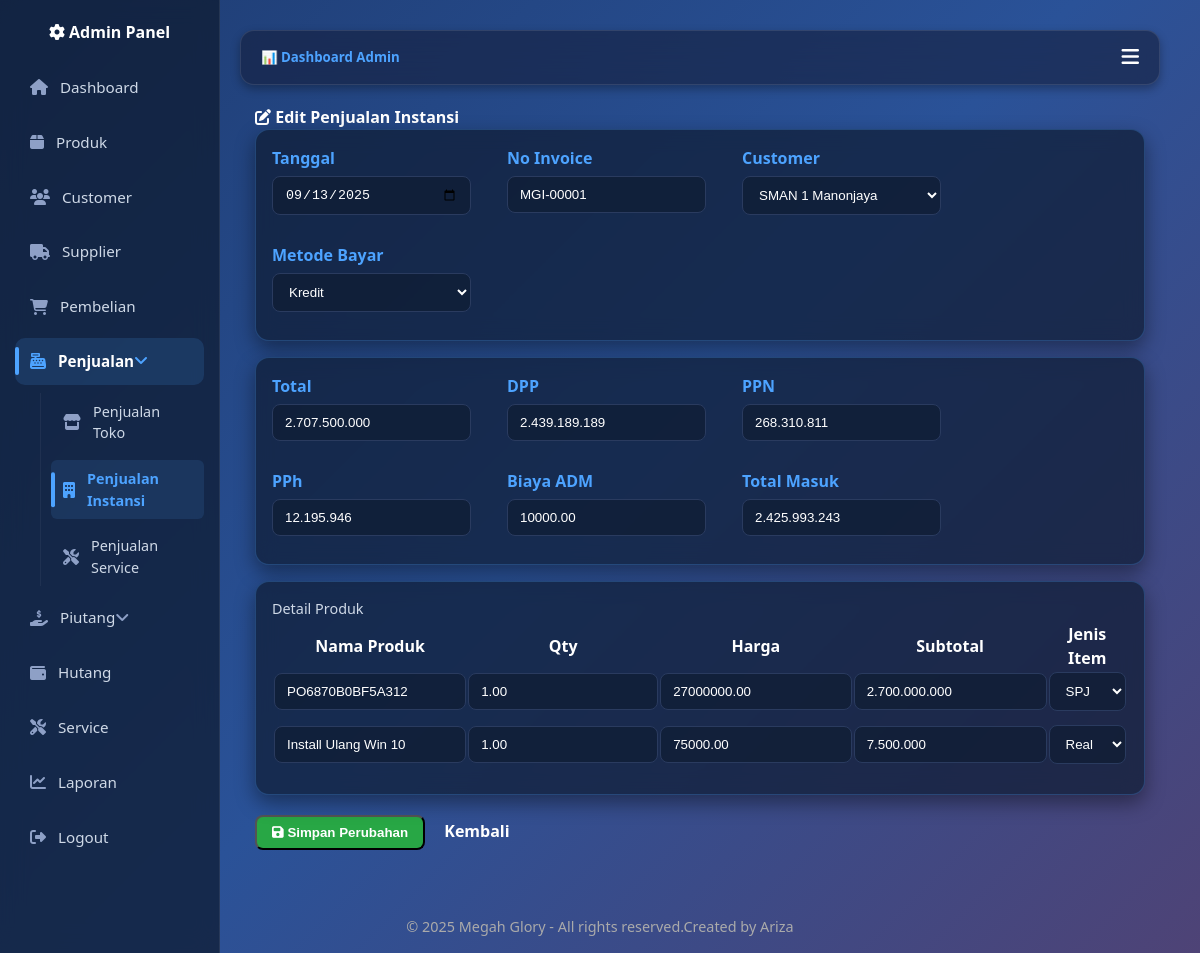
The app's page /Admin/Penjualan/instansi/edit.php?id=24 (signed in) with its own data.
### tables this page shows
CREATE TABLE `penjualan_instansi` (
  `id` int(11) NOT NULL,
  `no_invoice` varchar(30) NOT NULL,
  `tanggal` date NOT NULL,
  `customer_id` int(11) NOT NULL,
  `jenis_penjualan` enum('SPJ','Real','SPJ+Real') NOT NULL,
  `keterangan` text DEFAULT NULL,
  `total` decimal(15,2) DEFAULT 0.00,
  `dpp` decimal(15,2) DEFAULT 0.00,
  `ppn` decimal(15,2) DEFAULT 0.00,
  `pph` decimal(15,2) DEFAULT 0.00,
  `biaya_adm` decimal(15,2) DEFAULT 0.00,
  `total_masuk` decimal(15,2) DEFAULT 0.00,
  `status` enum('Lunas','Belum Lunas') DEFAULT 'Belum Lunas',
  `created_at` timestamp NOT NULL DEFAULT current_timestamp(),
  `updated_at` timestamp NOT NULL DEFAULT current_timestamp() ON UPDATE current_timestamp()
);

CREATE TABLE `customer` (
  `id` int(11) NOT NULL,
  `nama_customer` varchar(100) NOT NULL,
  `jenis` enum('Toko','Instansi') DEFAULT 'Toko',
  `alamat` text DEFAULT NULL,
  `no_telp` varchar(30) DEFAULT NULL,
  `email` varchar(100) DEFAULT NULL
);

CREATE TABLE `penjualan_instansi_detail` (
  `id` int(11) NOT NULL,
  `penjualan_id` int(11) NOT NULL,
  `produk_id` int(11) DEFAULT NULL,
  `nama_produk` varchar(100) NOT NULL,
  `qty` decimal(10,2) NOT NULL,
  `harga` decimal(15,2) NOT NULL,
  `subtotal` decimal(15,2) NOT NULL,
  `jenis_item` enum('SPJ','Real') NOT NULL,
  `keterangan` varchar(255) DEFAULT NULL
);

### Admin/Penjualan/instansi/edit.php (the view, shortened to what this page needs)
<?php
include "../../../config.php";
include "../../../header.php";
$id = intval($_GET['id']);
$stmt = $conn->prepare("SELECT * FROM penjualan_instansi WHERE id=?");
$stmt->bind_param("i",$id);
$stmt->execute();
$data = $stmt->get_result()->fetch_assoc();
$details = $conn->query("SELECT * FROM penjualan_instansi_detail WHERE penjualan_id=$id");
$customers = $conn->query("SELECT id,nama_customer FROM customer WHERE jenis='Instansi' ORDER BY nama_customer");
?>
<div class="container-fluid">
  <h4><i class="fa fa-edit"></i> Edit Penjualan Instansi</h4>
  <form method="post">
    <div class="card p-3 mb-3">
      <div class="row g-3">
        <div class="col-md-3">
          <label>Tanggal</label>
          <input type="date" name="tanggal" value="<?= $data['tanggal'] ?>" class="form-control" required>
        </div>
        <div class="col-md-3">
          <label>No Invoice</label>
          <input type="text" name="no_invoice" value="<?= $data['no_invoice'] ?>" class="form-control" required>
        </div>
        <div class="col-md-3">
          <label>Customer</label>
          <select name="customer_id" class="form-control" required>
            <?php while($c=$customers->fetch_assoc()): ?>
              <option value="<?= $c['id'] ?>" <?= $c['id']==$data['customer_id']?'selected':'' ?>>
                <?= htmlspecialchars($c['nama_customer']) ?>
              </option>
            <?php endwhile; ?>
          </select>
        </div>
        <div class="col-md-3">
          <label>Metode Bayar</label>
          <select name="metode_bayar" class="form-control">
            <option value="Kredit" <?= ($data['status']=='Belum Lunas')?'selected':'' ?>>Kredit</option>
          </select>
        </div>
      </div>
    </div>
    <div class="card p-3 mb-3">
      <div class="row g-3">
        <div class="col-md-3"><label>Total</label><input type="text" id="total" name="total" class="form-control" value="<?= $data['total'] ?>"></div>
        <div class="col-md-3"><label>DPP</label><input type="text" id="dpp" name="dpp" class="form-control" value="<?= $data['dpp'] ?>"></div>
        <div class="col-md-3"><label>PPN</label><input type="text" id="ppn" name="ppn" class="form-control" value="<?= $data['ppn'] ?>"></div>
        <div class="col-md-3"><label>PPh</label><input type="text" id="pph" name="pph" class="form-control" value="<?= $data['pph'] ?>"></div>
        <div class="col-md-3"><label>Biaya ADM</label><input type="text" id="biaya_adm" name="biaya_adm" class="form-control" value="<?= $data['biaya_adm'] ?>"></div>
        <div class="col-md-3"><label>Total Masuk</label><input type="text" id="total_masuk" name="total_masuk" class="form-control" value="<?= $data['total_masuk'] ?>"></div>
      </div>
    </div>
    <div class="card p-3 mb-3">
      <h6>Detail Produk</h6>
      <table class="table table-bordered" id="produkTable">
        <thead class="table-primary text-center">
          <tr>
            <th>Nama Produk</th>
            <th>Qty</th>
            <th>Harga</th>
            <th>Subtotal</th>
            <th>Jenis Item</th>
          </tr>
        </thead>
        <tbody>
          <?php while($d=$details->fetch_assoc()): ?>
          <tr>
            <td><input type="text" name="produk[]" value="<?= $d['nama_produk'] ?>" class="form-control"></td>
            <td><input type="number" name="qty[]" value="<?= $d['qty'] ?>" class="form-control qty"></td>
            <td><input type="text" name="harga[]" value="<?= $d['harga'] ?>" class="form-control harga"></td>
            <td><input type="text" name="subtotal[]" value="<?= $d['subtotal'] ?>" class="form-control subtotal" readonly></td>
            <td>
              <select name="jenis_item[]" class="form-control">
                <option value="SPJ" <?= $d['jenis_item']=='SPJ'?'selected':'' ?>>SPJ</option>
                <option value="Real" <?= $d['jenis_item']=='Real'?'selected':'' ?>>Real</option>
              </select>
            </td>
          </tr>
          <?php endwhile; ?>
        </tbody>
      </table>
    </div>
    <button type="submit" class="btn btn-success"><i class="fa fa-save"></i> Simpan Perubahan</button>
    <a href="index.php" class="btn btn-secondary">Kembali</a>
  </form>
</div>
<?php include "../../../footer.php"; ?>

### assets/css/base.css (style rules this page uses)
:root { --primary: #009688; --secondary: #6c757d; --success: #28a745; --danger: #dc3545; --warning: #ffc107; --info: #17a2b8; --light: #f8f9fa; --dark: #212529; --body-bg: #0a1930; --body-color: #ffffff; }
* { box-sizing: border-box; margin: 0; padding: 0; }
body { font-family: 'Segoe UI', sans-serif; background: linear-gradient(135deg, #1e3c72, #2a5298, #4e4376); color: var(--body-color); line-height: 1.5; }
a { text-decoration: none; color: inherit; }
.container-fluid { width: 100%; padding: 0 15px; margin: 0 auto; }
.row { display: flex; flex-wrap: wrap; margin-left: -10px; margin-right: -10px; }
.row > [class*="col-"] { padding-left: 10px; padding-right: 10px; }
@media (min-width: 768px) { .col-md-3 { flex: 0 0 25%; max-width: 25%; } }
.g-3 { gap: 1rem; }
.text-center { text-align: center !important; }
.mb-3 { margin-bottom: 1rem !important; }
.p-3 { padding: 1rem !important; }

### assets/css/components.css (style rules this page uses)
.card { background: rgba(15, 28, 51, 0.7); backdrop-filter: blur(10px); border-radius: 14px; padding: 20px; box-shadow: 0 8px 20px rgba(0,0,0,0.4); border: 1px solid rgba(77,163,255,0.25); margin-bottom: 20px; position: relative; transition: all 0.3s ease; }
.card h6 { font-size: 0.9rem; font-weight: 500; color: #cfd9e7; }
.btn { display: inline-block; padding: 8px 15px; border-radius: 8px; font-weight: 600; cursor: pointer; transition: 0.3s; text-align: center; }
.btn-success { background: var(--success); color: #fff; }
input, select, textarea { width: 100%; padding: 10px 12px; border-radius: 8px; border: 1px solid #2a3b5f; background: rgba(15, 28, 51, 0.7); color: #fff; margin-bottom: 12px; transition: 0.3s; }
label { display: block; margin-bottom: 6px; font-weight: 600; color: #4da3ff; }
::placeholder { color: #aaa; }
input.form-control, select.form-control, textarea.form-control { width: 100%; }

### assets/css/custom.css (style rules this page uses)
html, body { height: 100%; margin: 0; display: flex; flex-direction: column; }

### records on screen
penjualan_instansi: tanggal "09/13/2025", no_invoice "MGI-00001", customer_id "SMAN 1 Manonjaya", metode_bayar "Kredit", total "2.707.500.000", dpp "2.439.189.189", ppn "268.310.811", pph "12.195.946", biaya_adm "10000.00", total_masuk "2.425.993.243"
penjualan_instansi_detail: nama_produk "PO6870B0BF5A312", qty "1.00", harga "27000000.00", subtotal "2.700.000.000", jenis_item "SPJ"
penjualan_instansi_detail: nama_produk "Install Ulang Win 10", qty "1.00", harga "75000.00", subtotal "7.500.000", jenis_item "Real"
